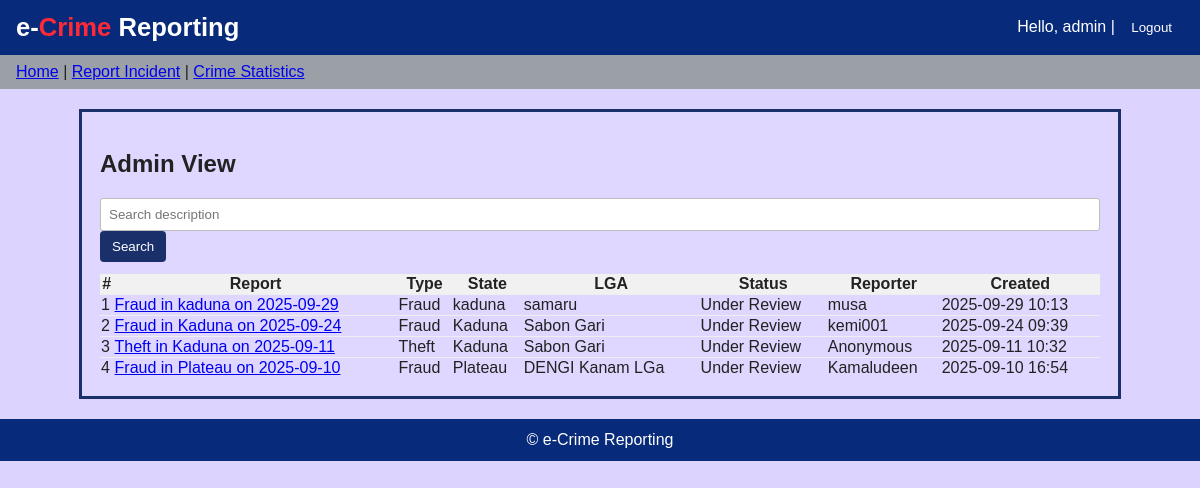
Before: /dashboard/ (signed in) with the older database file.
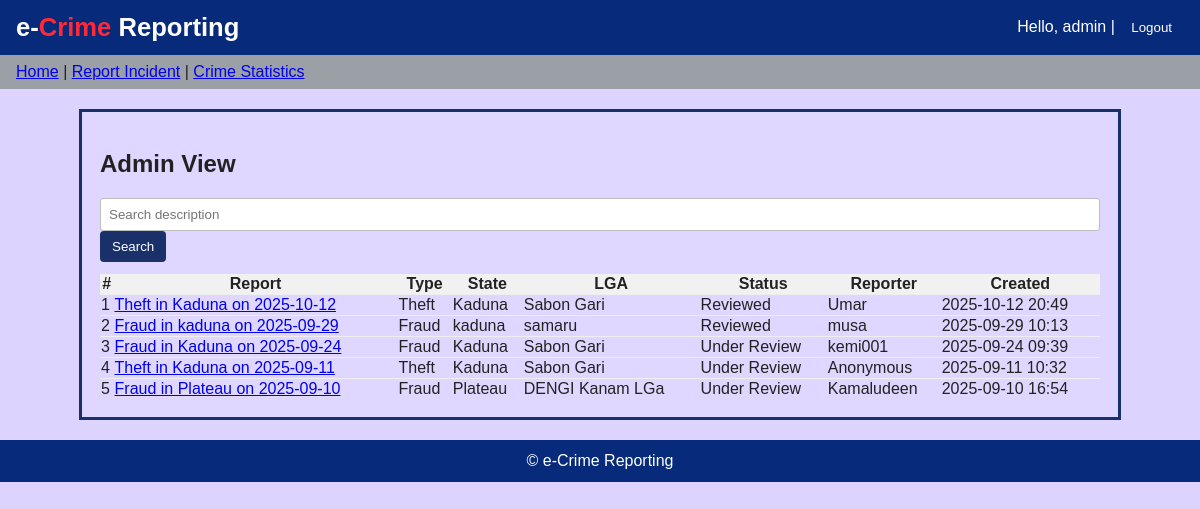
After: the same page with the newer database file.
### reports/models.py (models this page shows)
class Report(models.Model):
    reporter = models.ForeignKey(User, on_delete=models.SET_NULL, null=True, blank=True)
    crime_type = models.CharField(max_length=50, choices=CRIME_CHOICES, default='other')
    state = models.CharField(max_length=100, blank=True)
    lga = models.CharField("Location / LGA", max_length=150, blank=True)
    location_description = models.TextField(blank=True)
    incident_description = models.TextField()
    security_agency = models.CharField(max_length=150, blank=True)
    progress_notes = models.TextField(blank=True)
    status = models.CharField(max_length=20, choices=STATUS_CHOICES, default='new')
    image = models.ImageField(upload_to='reports/', blank=True, null=True)
    created_at = models.DateTimeField(auto_now_add=True)
    updated_at = models.DateTimeField(auto_now=True)
    class Meta:
        ordering = ['-created_at']
    def __str__(self):
        date_str = self.created_at.strftime('%Y-%m-%d') if self.created_at else 'Unknown date'
        return f"{self.get_crime_type_display()} in {self.state or 'Unknown'} on {date_str}"

### reports/views.py (the view)
# urls.py: path('dashboard/', views.dashboard, name='dashboard'),
@user_passes_test(is_staff)
def dashboard(request):
    q = request.GET.get('q', '')
    reports = Report.objects.all()
    if q:
        reports = reports.filter(incident_description__icontains=q)
    return render(request, 'dashboard.html', {'reports': reports})

### reports/views.py (called while the page is built)
def is_staff(user):
    return user.is_staff

### templates/dashboard.html (shortened to what this page needs)
{% extends 'base.html' %}
{% block content %}
  <h2>Admin View</h2>
  <form method="get" style="margin-bottom:12px;">
    <input type="text" name="q" placeholder="Search description" value="{{ request.GET.q|default:'' }}">
    <button type="submit">Search</button>
  </form>
  <table style="width:100%; border-collapse:collapse;">
    <thead>
      <tr style="background:#f1f1f1;">
        <th>#</th>
        <th>Report</th>
        <th>Type</th>
        <th>State</th>
        <th>LGA</th>
        <th>Status</th>
        <th>Reporter</th>
        <th>Created</th>
      </tr>
    </thead>
    <tbody>
      {% for r in reports %}
        <tr style="border-top:1px solid #eee;">
          <td>{{ forloop.counter }}</td>
          <td><a href="{% url 'report_detail' r.pk %}">{{ r }}</a></td>
          <td>{{ r.get_crime_type_display }}</td>
          <td>{{ r.state }}</td>
          <td>{{ r.lga }}</td>
          <td>{{ r.get_status_display }}</td>
          <td>
            {% if r.reporter %}
              {{ r.reporter.username }}
            {% else %}
              Anonymous
            {% endif %}
          </td>
          <td>{{ r.created_at|date:"Y-m-d H:i" }}</td>
        </tr>
      {% empty %}
        <tr><td colspan="8">No reports found</td></tr>
      {% endfor %}
    </tbody>
  </table>
{% endblock %}

Changed rows visible on the page:
added Report: created_at+crime_type+state "Theft in Kaduna on 2025-10-12", crime_type "Theft", state "Kaduna", lga "Sabon Gari", status "Reviewed", reporter.username "Umar", created_at "2025-10-12 20:49"
changed Report "Fraud in kaduna on 2025-09-29": status "Under Review" → "Reviewed"
